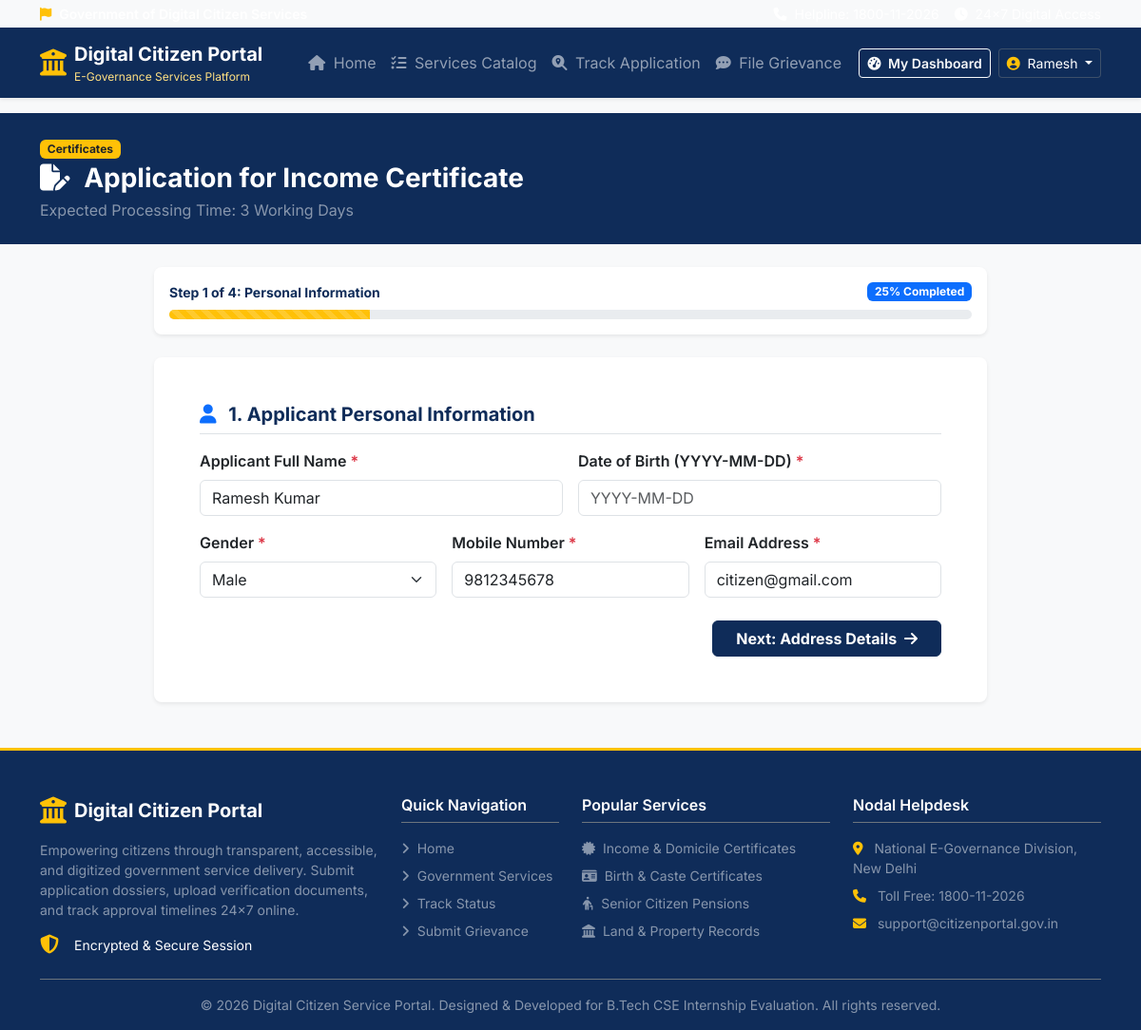
Screenshot of /citizen/apply/1 (signed in) with the database file from the repository.
### app/models.py (models this page shows, shortened)
class User(UserMixin, db.Model):
    __tablename__ = 'users'
    id = db.Column(db.Integer, primary_key=True)
    name = db.Column(db.String(120), nullable=False)
    email = db.Column(db.String(120), unique=True, nullable=False, index=True)
    mobile = db.Column(db.String(15), nullable=False)
    password_hash = db.Column(db.String(256), nullable=False)
    role = db.Column(db.String(20), nullable=False, default='citizen') # 'citizen' or 'admin'
    address = db.Column(db.Text, nullable=True)
    state = db.Column(db.String(80), nullable=True)
    district = db.Column(db.String(80), nullable=True)
    created_at = db.Column(db.DateTime, default=datetime.utcnow)
    applications = db.relationship('Application', backref='user', lazy=True, cascade="all, delete-orphan")
    grievances = db.relationship('Grievance', backref='user', lazy=True)
    notifications = db.relationship('Notification', backref='user', lazy=True, cascade="all, delete-orphan")
    def is_admin(self):
        return self.role == 'admin'

class Service(db.Model):
    __tablename__ = 'services'
    id = db.Column(db.Integer, primary_key=True)
    name = db.Column(db.String(150), nullable=False)
    description = db.Column(db.Text, nullable=False)
    required_documents = db.Column(db.Text, nullable=False) # Store comma-separated or formatted list
    processing_time = db.Column(db.String(50), nullable=False) # e.g. "7 Working Days"
    category = db.Column(db.String(80), nullable=False, default='Certificates') # e.g., Certificates, Pensions, Revenue, Others
    icon = db.Column(db.String(50), default='fa-file-medical')
    created_at = db.Column(db.DateTime, default=datetime.utcnow)
    applications = db.relationship('Application', backref='service', lazy=True)

### app/routes/citizen.py (the view, shortened to what this page needs)
@citizen_bp.route('/apply/<int:service_id>', methods=['GET', 'POST'])
@login_required
def apply(service_id):
    service = Service.query.get_or_404(service_id)
    form = ApplicationForm()
    if request.method == 'GET':
        form.full_name.data = current_user.name
        form.email.data = current_user.email
        form.mobile.data = current_user.mobile
        form.street_address.data = current_user.address or ''
        form.state.data = current_user.state or ''
        form.district.data = current_user.district or ''
        form.purpose.data = f"Application for {service.name}"
    return render_template('citizen/apply.html', service=service, form=form)

### app/templates/citizen/apply.html (shortened to what this page needs)
{% extends "base.html" %}
{% block content %}
<div class="bg-navy text-white py-4 mb-4">
    <div class="container">
        <span class="badge bg-warning text-dark mb-1">{{ service.category }}</span>
        <h1 class="h3 fw-bold mb-1"><i class="fa-solid fa-file-pen me-2"></i> Application for {{ service.name }}</h1>
        <p class="text-white-50 mb-0">Expected Processing Time: {{ service.processing_time }}</p>
    </div>
</div>
<div class="container pb-5 max-w-900">
    <div class="card border-0 shadow-sm rounded-3 mb-4">
        <div class="card-body p-3">
            <div class="d-flex justify-content-between align-items-center mb-2">
                <span class="fw-bold text-navy fs-7" id="stepIndicatorLabel">Step 1 of 4: Personal Information</span>
                <span class="badge bg-primary fs-8" id="stepPercentage">25% Completed</span>
            </div>
            <div class="progress" style="height: 10px;">
                <div class="progress-bar bg-warning progress-bar-striped progress-bar-animated" id="formProgressBar" role="progressbar" style="width: 25%;" aria-valuenow="25" aria-valuemin="0" aria-valuemax="100"></div>
            </div>
        </div>
    </div>
    <div class="card border-0 shadow-sm rounded-3">
        <div class="card-body p-4 p-md-5">
            <form method="POST" action="{{ url_for('citizen.apply', service_id=service.id) }}" enctype="multipart/form-data" id="multiStepForm">
                <div class="form-step-section active" id="step1">
                    <h5 class="fw-bold text-navy mb-3 border-bottom pb-2">
                        <i class="fa-solid fa-user text-primary me-2"></i> 1. Applicant Personal Information
                    </h5>
                    <div class="row g-3 mb-3">
                        <div class="col-md-6">
                            <label class="form-label fw-semibold text-dark">{{ form.full_name.label.text }} <span class="text-danger">*</span></label>
                            {{ form.full_name(class="form-control", placeholder="Full Name") }}
                        </div>
                        <div class="col-md-6">
                            <label class="form-label fw-semibold text-dark">{{ form.dob.label.text }} <span class="text-danger">*</span></label>
                            {{ form.dob(class="form-control", placeholder="YYYY-MM-DD") }}
                        </div>
                    </div>
                    <div class="row g-3 mb-4">
                        <div class="col-md-4">
                            <label class="form-label fw-semibold text-dark">{{ form.gender.label.text }} <span class="text-danger">*</span></label>
                            {{ form.gender(class="form-select") }}
                        </div>
                        <div class="col-md-4">
                            <label class="form-label fw-semibold text-dark">{{ form.mobile.label.text }} <span class="text-danger">*</span></label>
                            {{ form.mobile(class="form-control", placeholder="Mobile Number") }}
                        </div>
                        <div class="col-md-4">
                            <label class="form-label fw-semibold text-dark">{{ form.email.label.text }} <span class="text-danger">*</span></label>
                            {{ form.email(class="form-control", placeholder="Email Address") }}
                        </div>
                    </div>
                    <div class="d-flex justify-content-end">
                        <button type="button" onclick="goToStep(2)" class="btn btn-navy fw-bold px-4">
                            Next: Address Details <i class="fa-solid fa-arrow-right ms-1"></i>
                        </button>
                    </div>
                </div>
            </form>
        </div>
    </div>
</div>
{% endblock %}

### app/templates/components/navbar.html (shortened to what this page needs)
<nav class="navbar navbar-expand-lg navbar-dark bg-navy shadow-sm sticky-top" aria-label="Main navigation">
    <div class="container">
        <a class="navbar-brand d-flex align-items-center gap-2" href="{{ url_for('main.index') }}">
            <i class="fa-solid fa-building-columns fs-3 text-warning"></i>
            <div class="d-flex flex-column">
                <span class="fw-bold tracking-tight text-white fs-5 leading-tight">Digital Citizen Portal</span>
                <span class="fs-8 text-warning-light">E-Governance Services Platform</span>
            </div>
        </a>
        <div class="collapse navbar-collapse" id="navbarMain">
            <ul class="navbar-nav me-auto mb-2 mb-lg-0 ms-lg-4">
                <li class="nav-item">
                    <a class="nav-link {% if request.endpoint == 'main.index' %}active fw-semibold{% endif %}" href="{{ url_for('main.index') }}">
                        <i class="fa-solid fa-house me-1"></i> Home
                    </a>
                </li>
                <li class="nav-item">
                    <a class="nav-link {% if request.endpoint == 'main.services' %}active fw-semibold{% endif %}" href="{{ url_for('main.services') }}">
                        <i class="fa-solid fa-list-check me-1"></i> Services Catalog
                    </a>
                </li>
                <li class="nav-item">
                    <a class="nav-link {% if request.endpoint == 'main.track' %}active fw-semibold{% endif %}" href="{{ url_for('main.track') }}">
                        <i class="fa-solid fa-magnifying-glass-location me-1"></i> Track Application
                    </a>
                </li>
                <li class="nav-item">
                    <a class="nav-link {% if request.endpoint == 'main.grievance' %}active fw-semibold{% endif %}" href="{{ url_for('main.grievance') }}">
                        <i class="fa-solid fa-comment-dots me-1"></i> File Grievance
                    </a>
                </li>
            </ul>
            <div class="d-flex align-items-center gap-2">
                {% if current_user.is_authenticated %}
                    {% if current_user.is_admin() %}
                        <a href="{{ url_for('admin.dashboard') }}" class="btn btn-warning btn-sm fw-semibold">
                            <i class="fa-solid fa-user-shield me-1"></i> Admin Console
                        </a>
                    {% else %}
                        <a href="{{ url_for('citizen.dashboard') }}" class="btn btn-outline-light btn-sm fw-semibold">
                            <i class="fa-solid fa-gauge-high me-1"></i> My Dashboard
                        </a>
                    {% endif %}
                    <div class="dropdown">
                        <button class="btn btn-navy text-white dropdown-toggle border-secondary border-opacity-50 btn-sm" type="button" id="userMenu" data-bs-toggle="dropdown" aria-expanded="false">
                            <i class="fa-solid fa-circle-user text-warning me-1"></i> {{ current_user.name.split()[0] }}
                        </button>
                    </div>
                {% endif %}
            </div>
        </div>
    </div>
</nav>

### app/static/css/style.css (style rules this page uses)
:root { --navy-primary: #0f2c59; --navy-hover: #0a1f40; --gov-yellow: #ffb703; --gov-yellow-hover: #fb8500; --bg-light: #f8f9fa; --font-inter: 'Inter', system-ui, -apple-system, sans-serif; }
body { font-family: var(--font-inter); color: #2b2d42; background-color: var(--bg-light); }
.bg-navy { background-color: var(--navy-primary) !important; }
.text-navy { color: var(--navy-primary) !important; }
.btn-navy { background-color: var(--navy-primary); color: #ffffff; border: 1px solid var(--navy-primary); }
.text-warning-light { color: #ffe082; }
.max-w-900 { max-width: 900px; }
.fs-7 { font-size: 0.875rem; }
.fs-8 { font-size: 0.75rem; }

### rows the page displays
User: name "Ramesh", mobile "9812345678", email "citizen@gmail.com"
Service: category "Certificates", name "Income Certificate", processing_time "3 Working Days"
